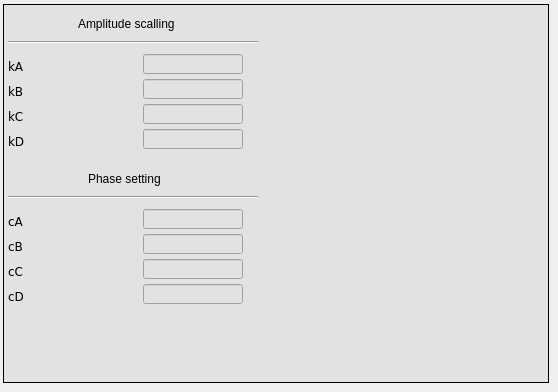
      <widget class="QWidget" name="sc">
       <attribute name="title">
        <string>CH calibration</string>
       </attribute>
       <widget class="caFrame" name="caframe_4">
        <property name="geometry">
         <rect>
          <x>3</x>
          <y>4</y>
          <width>546</width>
          <height>379</height>
         </rect>
        </property>
        <property name="styleSheet">
         <string notr="true">background-color: rgb(226, 226, 226);</string>
        </property>
        <property name="frameShape">
         <enum>QFrame::Box</enum>
        </property>
        <widget class="caTextEntry" name="catextentry_14">
         <property name="geometry">
          <rect>
           <x>140</x>
           <y>100</y>
           <width>100</width>
           <height>20</height>
          </rect>
         </property>
         <property name="font">
          <font>
           <family>DejaVu Sans</family>
           <pointsize>9</pointsize>
           <stylestrategy>PreferDefault</stylestrategy>
          </font>
         </property>
         <property name="alignment">
          <set>Qt::AlignRight|Qt::AlignTrailing|Qt::AlignVCenter</set>
         </property>
         <property name="channel" stdset="0">
          <string notr="true">$(BPM):calibration:kc</string>
         </property>
         <property name="background">
          <color>
           <red>255</red>
           <green>255</green>
           <blue>255</blue>
          </color>
         </property>
         <property name="colorMode">
          <enum>caLineEdit::Static</enum>
         </property>
         <property name="precision">
          <number>4</number>
         </property>
         <property name="precisionMode">
          <enum>caLineEdit::User</enum>
         </property>
         <property name="limitsMode">
          <enum>caLineEdit::User</enum>
         </property>
         <property name="maxValue">
          <double>2.000000000000000</double>
         </property>
         <property name="minValue">
          <double>0.100000000000000</double>
         </property>
        </widget>
        <widget class="caTextEntry" name="catextentry_15">
         <property name="geometry">
          <rect>
           <x>140</x>
           <y>75</y>
           <width>100</width>
           <height>20</height>
          </rect>
         </property>
         <property name="font">
          <font>
           <family>DejaVu Sans</family>
           <pointsize>9</pointsize>
           <stylestrategy>PreferDefault</stylestrategy>
          </font>
         </property>
         <property name="alignment">
          <set>Qt::AlignRight|Qt::AlignTrailing|Qt::AlignVCenter</set>
         </property>
         <property name="channel" stdset="0">
          <string notr="true">$(BPM):calibration:kb</string>
         </property>
         <property name="background">
          <color>
           <red>255</red>
           <green>255</green>
           <blue>255</blue>
          </color>
         </property>
         <property name="colorMode">
          <enum>caLineEdit::Static</enum>
         </property>
         <property name="precision">
          <number>4</number>
         </property>
         <property name="precisionMode">
          <enum>caLineEdit::User</enum>
         </property>
         <property name="limitsMode">
          <enum>caLineEdit::User</enum>
         </property>
         <property name="maxValue">
          <double>2.000000000000000</double>
         </property>
         <property name="minValue">
          <double>0.100000000000000</double>
         </property>
        </widget>
        <widget class="QLabel" name="label_21">
         <property name="geometry">
          <rect>
           <x>5</x>
           <y>125</y>
           <width>40</width>
           <height>25</height>
          </rect>
         </property>
         <property name="font">
          <font>
           <family>DejaVu Sans</family>
           <weight>50</weight>
           <bold>false</bold>
          </font>
         </property>
         <property name="text">
          <string>kD</string>
         </property>
        </widget>
        <widget class="QLabel" name="label_25">
         <property name="geometry">
          <rect>
           <x>5</x>
           <y>50</y>
           <width>40</width>
           <height>25</height>
          </rect>
         </property>
         <property name="font">
          <font>
           <family>DejaVu Sans</family>
           <weight>50</weight>
           <bold>false</bold>
          </font>
         </property>
         <property name="text">
          <string>kA</string>
         </property>
        </widget>
        <widget class="caTextEntry" name="catextentry_16">
         <property name="geometry">
          <rect>
           <x>140</x>
           <y>50</y>
           <width>100</width>
           <height>20</height>
          </rect>
         </property>
         <property name="font">
          <font>
           <family>DejaVu Sans</family>
           <pointsize>9</pointsize>
           <stylestrategy>PreferDefault</stylestrategy>
          </font>
         </property>
         <property name="alignment">
          <set>Qt::AlignRight|Qt::AlignTrailing|Qt::AlignVCenter</set>
         </property>
         <property name="channel" stdset="0">
          <string notr="true">$(BPM):calibration:ka</string>
         </property>
         <property name="background">
          <color>
           <red>255</red>
           <green>255</green>
           <blue>255</blue>
          </color>
         </property>
         <property name="colorMode">
          <enum>caLineEdit::Static</enum>
         </property>
         <property name="precision">
          <number>4</number>
         </property>
         <property name="precisionMode">
          <enum>caLineEdit::User</enum>
         </property>
         <property name="maxValue">
          <double>2.000000000000000</double>
         </property>
         <property name="minValue">
          <double>0.100000000000000</double>
         </property>
        </widget>
        <widget class="QLabel" name="label_26">
         <property name="geometry">
          <rect>
           <x>5</x>
           <y>75</y>
           <width>40</width>
           <height>25</height>
          </rect>
         </property>
         <property name="font">
          <font>
           <family>DejaVu Sans</family>
           <weight>50</weight>
           <bold>false</bold>
          </font>
         </property>
         <property name="text">
          <string>kB</string>
         </property>
        </widget>
        <widget class="QLabel" name="label_27">
         <property name="geometry">
          <rect>
           <x>5</x>
           <y>100</y>
           <width>40</width>
           <height>25</height>
          </rect>
         </property>
         <property name="font">
          <font>
           <family>DejaVu Sans</family>
           <weight>50</weight>
           <bold>false</bold>
          </font>
         </property>
         <property name="text">
          <string>kC</string>
         </property>
        </widget>
        <widget class="caTextEntry" name="catextentry_17">
         <property name="geometry">
          <rect>
           <x>140</x>
           <y>125</y>
           <width>100</width>
           <height>20</height>
          </rect>
         </property>
         <property name="font">
          <font>
           <family>DejaVu Sans</family>
           <pointsize>9</pointsize>
           <stylestrategy>PreferDefault</stylestrategy>
          </font>
         </property>
         <property name="alignment">
          <set>Qt::AlignRight|Qt::AlignTrailing|Qt::AlignVCenter</set>
         </property>
         <property name="channel" stdset="0">
          <string notr="true">$(BPM):calibration:kd</string>
         </property>
         <property name="background">
          <color>
           <red>255</red>
           <green>255</green>
           <blue>255</blue>
          </color>
         </property>
         <property name="colorMode">
          <enum>caLineEdit::Static</enum>
         </property>
         <property name="precision">
          <number>4</number>
         </property>
         <property name="precisionMode">
          <enum>caLineEdit::User</enum>
         </property>
         <property name="limitsMode">
          <enum>caLineEdit::User</enum>
         </property>
         <property name="maxValue">
          <double>2.000000000000000</double>
         </property>
         <property name="minValue">
          <double>0.100000000000000</double>
         </property>
        </widget>
        <widget class="Line" name="line_6">
         <property name="geometry">
          <rect>
           <x>5</x>
           <y>30</y>
           <width>250</width>
           <height>16</height>
          </rect>
         </property>
         <property name="orientation">
          <enum>Qt::Horizontal</enum>
         </property>
        </widget>
        <widget class="QLabel" name="label_59">
         <property name="geometry">
          <rect>
           <x>75</x>
           <y>10</y>
           <width>126</width>
           <height>20</height>
          </rect>
         </property>
         <property name="font">
          <font>
           <pointsize>9</pointsize>
          </font>
         </property>
         <property name="text">
          <string>Amplitude scalling</string>
         </property>
        </widget>
        <widget class="Line" name="line_7">
         <property name="geometry">
          <rect>
           <x>5</x>
           <y>185</y>
           <width>250</width>
           <height>16</height>
          </rect>
         </property>
         <property name="orientation">
          <enum>Qt::Horizontal</enum>
         </property>
        </widget>
        <widget class="caTextEntry" name="catextentry_18">
         <property name="geometry">
          <rect>
           <x>140</x>
           <y>255</y>
           <width>100</width>
           <height>20</height>
          </rect>
         </property>
         <property name="font">
          <font>
           <family>DejaVu Sans</family>
           <pointsize>9</pointsize>
           <stylestrategy>PreferDefault</stylestrategy>
          </font>
         </property>
         <property name="alignment">
          <set>Qt::AlignRight|Qt::AlignTrailing|Qt::AlignVCenter</set>
         </property>
         <property name="channel" stdset="0">
          <string notr="true">$(BPM):calibration:cc</string>
         </property>
         <property name="background">
          <color>
           <red>255</red>
           <green>255</green>
           <blue>255</blue>
          </color>
         </property>
         <property name="colorMode">
          <enum>caLineEdit::Static</enum>
         </property>
         <property name="precision">
          <number>4</number>
         </property>
         <property name="precisionMode">
          <enum>caLineEdit::User</enum>
         </property>
         <property name="limitsMode">
          <enum>caLineEdit::User</enum>
         </property>
         <property name="maxValue">
          <double>2.000000000000000</double>
         </property>
         <property name="minValue">
          <double>0.100000000000000</double>
         </property>
        </widget>
        <widget class="QLabel" name="label_33">
         <property name="geometry">
          <rect>
           <x>5</x>
           <y>230</y>
           <width>40</width>
           <height>25</height>
          </rect>
         </property>
         <property name="font">
          <font>
           <family>DejaVu Sans</family>
           <weight>50</weight>
           <bold>false</bold>
          </font>
         </property>
         <property name="text">
          <string>cB</string>
         </property>
        </widget>
        <widget class="caTextEntry" name="catextentry_19">
         <property name="geometry">
          <rect>
           <x>140</x>
           <y>230</y>
           <width>100</width>
           <height>20</height>
          </rect>
         </property>
         <property name="font">
          <font>
           <family>DejaVu Sans</family>
           <pointsize>9</pointsize>
           <stylestrategy>PreferDefault</stylestrategy>
          </font>
         </property>
         <property name="alignment">
          <set>Qt::AlignRight|Qt::AlignTrailing|Qt::AlignVCenter</set>
         </property>
         <property name="channel" stdset="0">
          <string notr="true">$(BPM):calibration:cb</string>
         </property>
         <property name="background">
          <color>
           <red>255</red>
           <green>255</green>
           <blue>255</blue>
          </color>
         </property>
         <property name="colorMode">
          <enum>caLineEdit::Static</enum>
         </property>
         <property name="precision">
          <number>4</number>
         </property>
         <property name="precisionMode">
          <enum>caLineEdit::User</enum>
         </property>
         <property name="limitsMode">
          <enum>caLineEdit::User</enum>
         </property>
         <property name="maxValue">
          <double>2.000000000000000</double>
         </property>
         <property name="minValue">
          <double>0.100000000000000</double>
         </property>
        </widget>
        <widget class="caTextEntry" name="catextentry_20">
         <property name="geometry">
          <rect>
           <x>140</x>
           <y>280</y>
           <width>100</width>
           <height>20</height>
          </rect>
         </property>
         <property name="font">
          <font>
           <family>DejaVu Sans</family>
           <pointsize>9</pointsize>
           <stylestrategy>PreferDefault</stylestrategy>
          </font>
         </property>
         <property name="alignment">
          <set>Qt::AlignRight|Qt::AlignTrailing|Qt::AlignVCenter</set>
         </property>
         <property name="channel" stdset="0">
          <string notr="true">$(BPM):calibration:cd</string>
         </property>
         <property name="background">
          <color>
           <red>255</red>
           <green>255</green>
           <blue>255</blue>
          </color>
         </property>
         <property name="colorMode">
          <enum>caLineEdit::Static</enum>
         </property>
         <property name="precision">
          <number>4</number>
         </property>
         <property name="precisionMode">
          <enum>caLineEdit::User</enum>
         </property>
         <property name="limitsMode">
          <enum>caLineEdit::User</enum>
         </property>
         <property name="maxValue">
          <double>2.000000000000000</double>
         </property>
         <property name="minValue">
          <double>0.100000000000000</double>
         </property>
        </widget>
        <widget class="QLabel" name="label_24">
         <property name="geometry">
          <rect>
           <x>5</x>
           <y>280</y>
           <width>40</width>
           <height>25</height>
          </rect>
         </property>
         <property name="font">
          <font>
           <family>DejaVu Sans</family>
           <weight>50</weight>
           <bold>false</bold>
          </font>
         </property>
         <property name="text">
          <string>cD</string>
         </property>
        </widget>
        <widget class="QLabel" name="label_60">
         <property name="geometry">
          <rect>
           <x>5</x>
           <y>255</y>
           <width>40</width>
           <height>25</height>
          </rect>
         </property>
         <property name="font">
          <font>
           <family>DejaVu Sans</family>
           <weight>50</weight>
           <bold>false</bold>
          </font>
         </property>
         <property name="text">
          <string>cC</string>
         </property>
        </widget>
        <widget class="caTextEntry" name="catextentry_21">
         <property name="geometry">
          <rect>
           <x>140</x>
           <y>205</y>
           <width>100</width>
           <height>20</height>
          </rect>
         </property>
         <property name="font">
          <font>
           <family>DejaVu Sans</family>
           <pointsize>9</pointsize>
           <stylestrategy>PreferDefault</stylestrategy>
          </font>
         </property>
         <property name="alignment">
          <set>Qt::AlignRight|Qt::AlignTrailing|Qt::AlignVCenter</set>
         </property>
         <property name="channel" stdset="0">
          <string notr="true">$(BPM):calibration:ca</string>
         </property>
         <property name="background">
          <color>
           <red>255</red>
           <green>255</green>
           <blue>255</blue>
          </color>
         </property>
         <property name="colorMode">
          <enum>caLineEdit::Static</enum>
         </property>
         <property name="precision">
          <number>4</number>
         </property>
         <property name="precisionMode">
          <enum>caLineEdit::User</enum>
         </property>
         <property name="maxValue">
          <double>2.000000000000000</double>
         </property>
         <property name="minValue">
          <double>0.100000000000000</double>
         </property>
        </widget>
        <widget class="QLabel" name="label_68">
         <property name="geometry">
          <rect>
           <x>85</x>
           <y>165</y>
           <width>126</width>
           <height>20</height>
          </rect>
         </property>
         <property name="font">
          <font>
           <pointsize>9</pointsize>
          </font>
         </property>
         <property name="text">
          <string>Phase setting</string>
         </property>
        </widget>
        <widget class="QLabel" name="label_69">
         <property name="geometry">
          <rect>
           <x>5</x>
           <y>205</y>
           <width>40</width>
           <height>25</height>
          </rect>
         </property>
         <property name="font">
          <font>
           <family>DejaVu Sans</family>
           <weight>50</weight>
           <bold>false</bold>
          </font>
         </property>
         <property name="text">
          <string>cA</string>
         </property>
        </widget>
       </widget>
      </widget>
